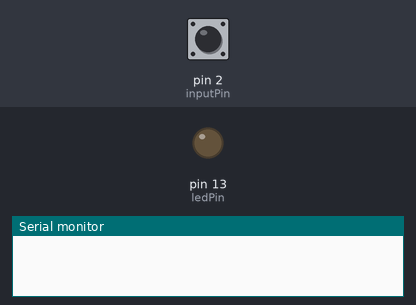
This sketch was run on a simulated Arduino Uno, built with avr-gcc and run on an emulated ATmega328P. Shown: output pins drawn as LEDs (lit = HIGH), the last lines printed to the serial monitor. Dashed ring = blinking. Inputs (shaded band) come from the test bench; at power-on: pin 2 (inputPin) HIGH.

Above: at 1.2 s.
1.3 s: pin 2 (inputPin) pulled LOW for 1 s
At 1.45 s:
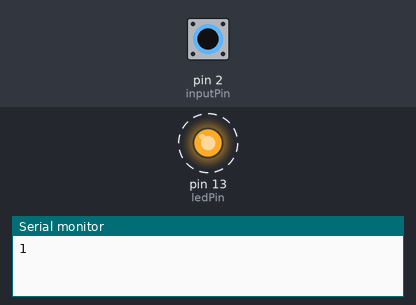
4.3 s: pin 2 (inputPin) pulled LOW for 3.2 s
At 8.0 s:
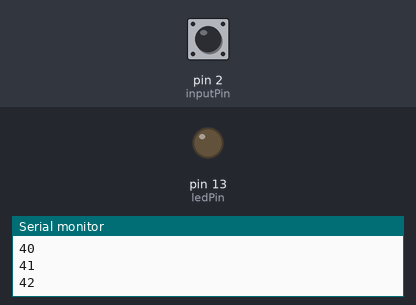
Timing chart, 0 to 9.5 s (numbered marks = the images above; inputs shaded):
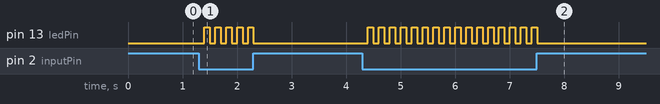

Measured:
- after the input at 1.3 s, pin 13 (ledPin): alternates HIGH for 0.10 s and LOW for 0.10 s, 10 changes in all, then stays LOW, starting after 0.10 s
- after the input at 4.3 s, pin 13 (ledPin): alternates HIGH for 0.10 s and LOW for 0.10 s, 32 changes in all, then stays LOW, starting after 0.10 s

The sketch:

Ex_5_2_1_1.ino
```cpp
/*

  예제 5.2.1
  불안정한 스위치 입력 예제입니다

*/
const int ledPin = 13;
const int inputPin = 2;

int count = 0;

void setup() {
   pinMode(ledPin,OUTPUT);
   pinMode(inputPin, INPUT_PULLUP);
   Serial.begin(9600);
}

void loop()
{
  int swInput = digitalRead(inputPin);
  int ledOutput = digitalRead(ledPin);

  if(swInput == LOW){
    delay(100);
    if(ledOutput) digitalWrite(ledPin,LOW);
    else digitalWrite(ledPin,HIGH);
    ++count;
    Serial.println(count);
  }
}
```
